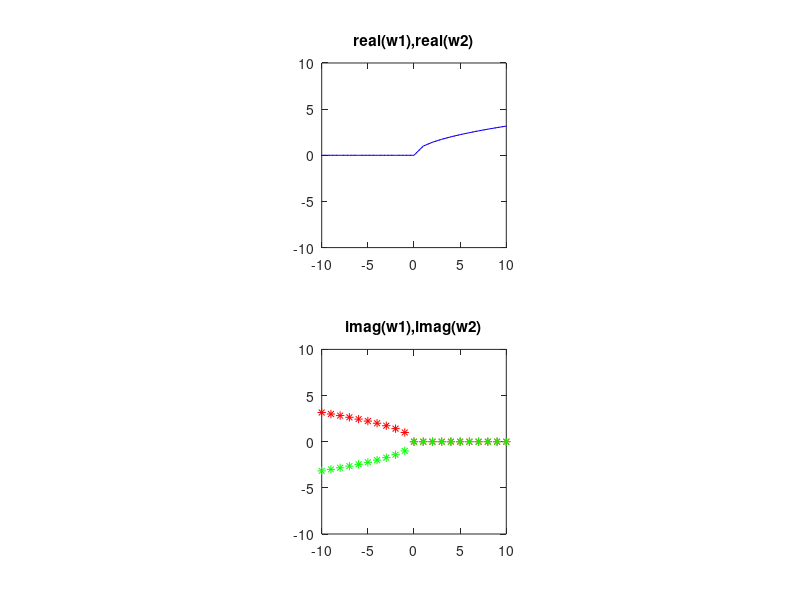

This figure's MATLAB source:
%Pratap Luitel
%Engs 92
%Assignment 7, Problem 4 (7.20)

x = -20:1:20;

z1 = x + eps*1i;
z2 = x - eps*1i;

w1 = z1.^(1/2);
w2 = z2.^(1/2);


figure
subplot(2,1,1)
plot(x,real(w1),'r:',x,real(w2),'b')
axis([-10 10 -10 10])
axis equal
title('real(w1),real(w2)')

subplot(2,1,2)
plot(x,imag(w1),'r*',x,imag(w2),'g*')
axis([-10 10 -10 10])
axis equal
title('imag(w1),imag(w2)')